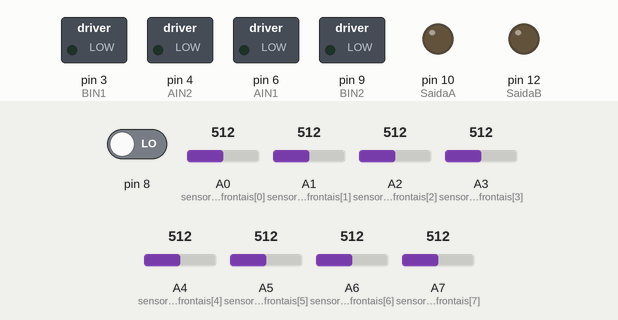
Simulated run of this sketch. Board: Arduino Nano, built with avr-gcc and run on an emulated ATmega328P. On the bench: switched loads named in the sketch (green lamp = pin HIGH), output pins drawn as LEDs (lit = HIGH). The inputs (shaded band) are chosen by the test bench; at power-on: pin 8 LOW, A0 (sensores_frontais[0]) = 512, A1 (sensores_frontais[1]) = 512, A2 (sensores_frontais[2]) = 512, A3 (sensores_frontais[3]) = 512, A4 (sensores_frontais[4]) = 512, A5 (sensores_frontais[5]) = 512, A6 (sensores_frontais[6]) = 512, A7 (sensores_frontais[7]) = 512. What the sketch prints to the serial monitor is not drawn.

Above: at 10.25 s.
At 10.75 s:
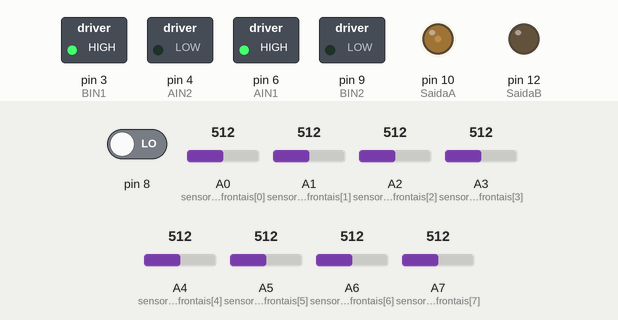
At 12.75 s:
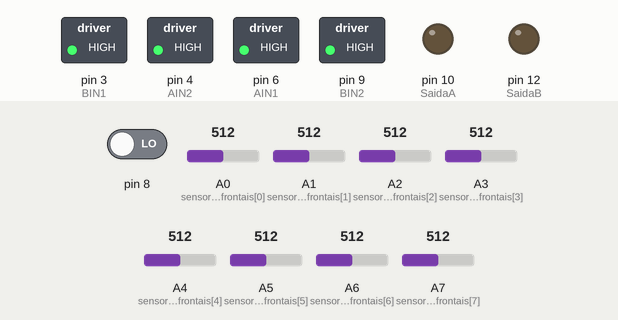
Timing chart, 0 to 91.6 s (numbered marks = the images above):
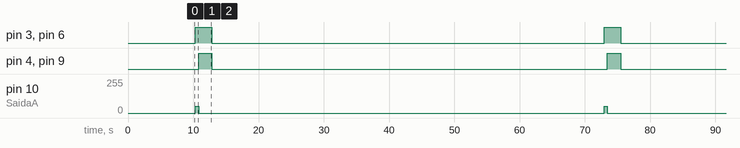

The sketch:

leitura_de_sensores.ino
```cpp
//------------------------------------------------------------------------------------
//Código de base para qualquer outro robô, aqui estão todas as funções e ideias usadas
//até o momento, sendo estas comentadas para utilização futura.
//------------------------------------------------------------------------------------

// PWM
// Kp:
// Ki:
// Kd:
// Tensão:

// PWM
// Kp:
// Kd:
// Ki:
// Tensão:

#include <QTRSensors.h>

#define SaidaA 10 //terminal PWM do motor direito
#define SaidaB 12 //terminal PWM do motor esquerdo

//Lado direito
#define AIN1 6  //terminais como exemplo
#define AIN2 4

//Lado Esquerdo
#define BIN1 3
#define BIN2 9

int sensores_frontais[] = {A0, A1, A2, A3, A4, A5, A6, A7}; //Portas dos sensores frontais
int Leitura_dos_sensores[8]; // leitura dos sensores frontais

double Kp = 0, Kd = 0, Ki = 0; // Variáveis que são modificadas no PID
int PWM = 0, PWMR = 0;         // valor da força do motor em linha reta
int LeituraBranco = 0;         // Numero de vezes que o sensor de borda lera branco

double erro, p, d, erroAnterior = 0, i, integral = 0, Turn = 0; //Área PID
double MotorA, MotorB; // Tensao enviada pelo PID/ PWM ajustado pelo PID do motor direito e esquerdo

int position_line = 0; // Método com o Read Line;

int ExcessoA, ExcessoB;

int contador = 0, acionador = 0; // Borda

QTRSensorsRC borda ((unsigned char[]) {8}, 1);                         //Sensor de borda
QTRSensorsAnalog qtra  ((unsigned char[]) {A0, A1, A2, A3, A4, A5, A6, A7}, 8); //Sensores frontais

unsigned int sensor_values[6];
unsigned int BordaValor[1];

void Frente();
void Tras();
void GiroEsquerda();
void GiroDireita();
void Freio();
void Sem_biblioteca();

void setup() {
  Serial.begin(9600); // Comunicacao com o Serial

  pinMode(A0,      INPUT);
  pinMode(A1,      INPUT);
  pinMode(A2,      INPUT);
  pinMode(A3,      INPUT);
  pinMode(A4,      INPUT);
  pinMode(A5,      INPUT);
  pinMode(A6,      INPUT);
  pinMode(A7,      INPUT);
  pinMode(8,       INPUT);
  pinMode(AIN1,   OUTPUT);
  pinMode(AIN2,   OUTPUT);
  pinMode(BIN1,   OUTPUT);
  pinMode(BIN2,   OUTPUT);
  pinMode(MotorA, OUTPUT);
  pinMode(MotorB, OUTPUT);

  //----> Calibração do sensor de borda <----\\

  for (int i = 0; i < 120; i++)
    {
      borda.calibrate();
      delay(5);
    }

  digitalWrite(13, HIGH);
  delay(1000);
  digitalWrite(13, LOW);

  //----> Calibração dos Sensores frontais <----\\

  for (int i = 0; i < 120; i++)
    {
      qtra.calibrate();
      delay(5);
    }

  digitalWrite(13, HIGH);
  delay(1000);
  digitalWrite(13, LOW);
  delay(500);
  digitalWrite(13, HIGH);
  delay(500);
  digitalWrite(13, LOW);

}


void loop() {

  Sem_biblioteca(); //leitura dos sensores
  borda.readCalibrated(BordaValor);
  digitalWrite(13, LOW);

  position_line = qtra.readLine(sensor_values,QTR_EMITTERS_ON, 1);
  erro = position_line - 2500;

  //--------------->AREA DO SENSOR DE PARADA<---------------

 if ((BordaValor[0] < 300) && (acionador == 0))
    {
      contador++;
     acionador = 1;
    }

  if ((BordaValor[0] > 500) && (acionador == 1))
    {
      acionador = 0;
    }

  while (contador >= LeituraBranco)
    {
      Freio();
      Sem_biblioteca();
    }

  //--------------->AREA PARA VOLTAR À PISTA<---------------

   if ((sensor_values[0] < 100) && (sensor_values[5] > 900))
   {
      digitalWrite(13, HIGH);
      while (sensor_values[2] >= 300)
        {
          GiroEsquerda();
          Sem_biblioteca();

          analogWrite(SaidaA, PWMR);
          analogWrite(SaidaB, PWMR);

          qtra.readCalibrated(sensor_values);
       }
   }
  else if ((sensor_values[5]< 100) && (sensor_values[0] > 900))
  {
    digitalWrite(13, HIGH);
    while (sensor_values[3] >= 300)
    {
        GiroDireita();
        Sem_biblioteca();

        analogWrite(SaidaA, PWMR);
        analogWrite(SaidaB, PWMR);

        qtra.readCalibrated(sensor_values);
      }
 }

  //--------------->AREA DO PID<---------------

  p = erro * Kp; // Proporcao

  integral += erro; // Integral
  i = Ki * integral;

  d = Kd * (erro - erroAnterior); // Derivada
  erroAnterior = erro;

  Turn = p + i + d;

  MotorA = PWM - Turn;
  MotorB = PWM + Turn;

  //--------------->AREA DO LIMITE DO PWM<---------------

  if (MotorA > 260)
  {
    ExcessoB = (abs(MotorA) - 250);
    MotorA = 250;
    MotorB -= ExcessoB;
  }

  else if (MotorB > 260)
  {
    ExcessoA = (abs(MotorB) - 250);
    MotorB = 250;
    MotorA -= ExcessoA;
  }

  if (MotorA < -260)
  {
    ExcessoB = (abs(MotorA) - 250);
    MotorA = 250;
    MotorB += ExcessoB;
  }

  else if (MotorB < -260)
  {
    ExcessoA = (abs(MotorB) - 250);
    MotorB = 250;
    MotorA += ExcessoA;
  }

  //--------------->AREA DO SENTIDO DAS RODAS<---------------

  Frente();
  Sem_biblioteca();

  if (MotorA < 0) // Giro para a direita
    {
      digitalWrite(AIN1, LOW);
      digitalWrite(AIN2, HIGH);
    }
  if (MotorB < 0) // Giro para a esquerda
    {
      digitalWrite(BIN1, LOW);
      digitalWrite(BIN2, HIGH);
    }

  analogWrite(SaidaA, MotorA);
  analogWrite(SaidaB, MotorB);

}

void Frente()
  {
    digitalWrite(AIN1, HIGH);
    digitalWrite(AIN2, LOW);
    digitalWrite(BIN1, HIGH);
    digitalWrite(BIN2, LOW);
  }
void Tras()
  {
    digitalWrite(AIN1, LOW);
    digitalWrite(AIN2, HIGH);
    digitalWrite(BIN1, LOW);
    digitalWrite(BIN2, HIGH);
  }
void GiroEsquerda()
  {
    digitalWrite(AIN1, LOW);
    digitalWrite(AIN2, HIGH);
    digitalWrite(BIN1, HIGH);
    digitalWrite(BIN2, LOW);
  }
void GiroDireita()
  {
    digitalWrite(AIN1, HIGH);
    digitalWrite(AIN2, LOW);
    digitalWrite(BIN1, LOW);
    digitalWrite(BIN2, HIGH);
  }
void Freio()
  {
    Frente();

    analogWrite(SaidaA, 50);
    analogWrite(SaidaB, 50);

    delay(500);

    digitalWrite(AIN1, HIGH);
    digitalWrite(AIN2, HIGH);
    digitalWrite(BIN2, HIGH);
    digitalWrite(BIN1, HIGH);

    analogWrite(SaidaA, LOW);
    analogWrite(SaidaB, LOW);

    delay (2000);

    digitalWrite(AIN1, LOW);
    digitalWrite(AIN2, LOW);
    digitalWrite(BIN2, LOW);
    digitalWrite(BIN1, LOW);

    delay(60000);
  }


void Sem_biblioteca(){
  for(int i = 0; i < 8; i++){
    Leitura_dos_sensores[i] = analogRead(sensores_frontais[i]);
    Serial.print("Leitura do sensor");
    Serial.print((i+1));
    Serial.print(":");
    Serial.print(Leitura_dos_sensores[i]);
    Serial.print('\t'); //TAB literalmente
  }
  delay(2); //delay em teste
  Serial.println("");
}
```

Measured:
- by itself, pin 3 (BIN1), pin 6 (AIN1): alternates HIGH for 2.5 s and LOW for 60.1 s
- by itself, pin 4 (AIN2), pin 9 (BIN2): alternates HIGH for 2.0 s and LOW for 60.6 s
- by itself, pin 10 (SaidaA): alternates 50/255 for 0.50 s and 0/255 for 62.1 s
